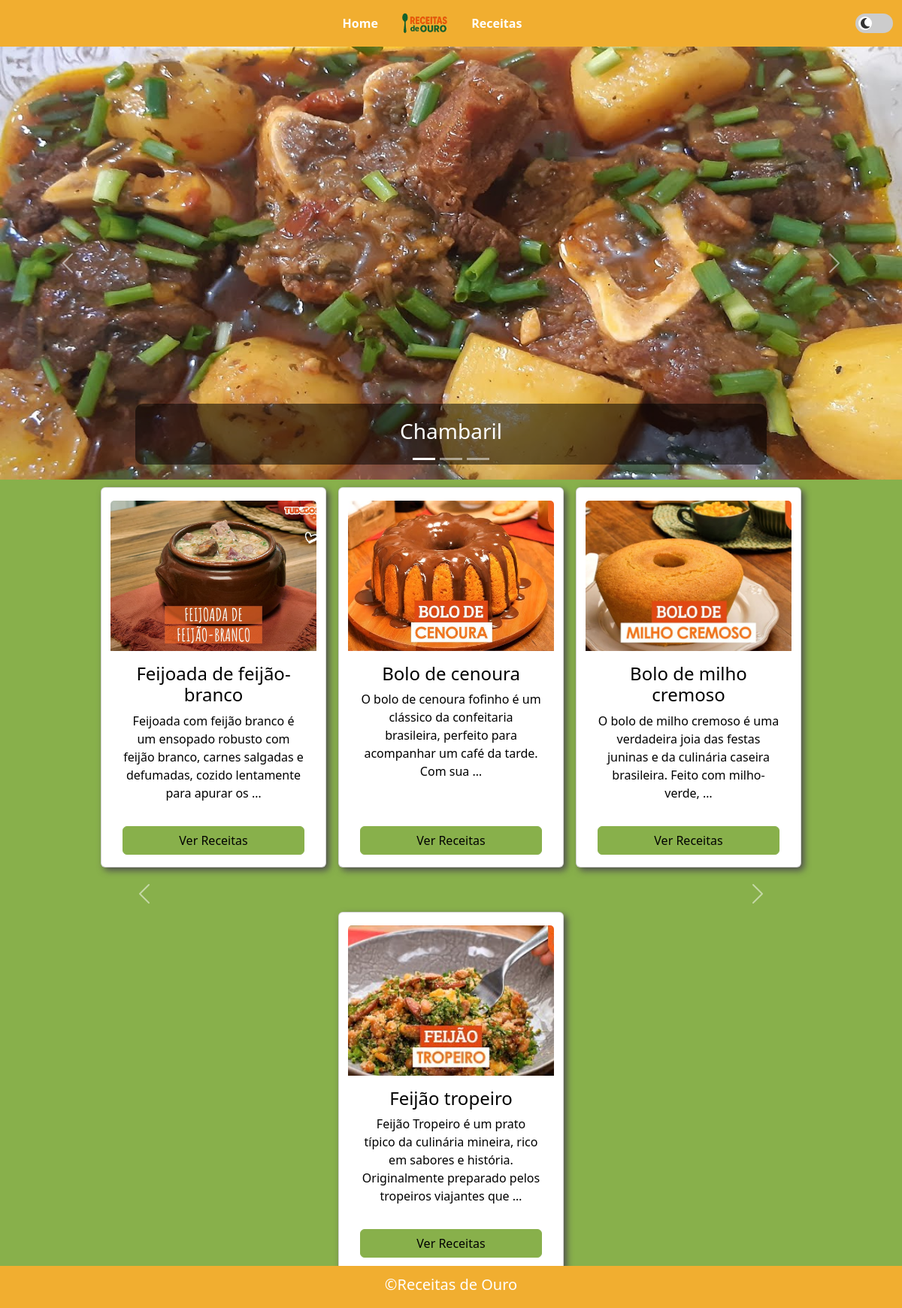
The page / on the database its author committed.
### home/models.py (models this page shows, shortened)
class Receitas(models.Model):
    titulo = models.CharField(max_length=50)
    descricao = models.TextField(max_length=300)
    ingredientes = models.TextField()
    preparo = models.TextField()
    imagem = models.ImageField(upload_to='recetas/', null = True, blank=True)
    video_url = models.URLField(null=True, blank=True, help_text="Insira a URL do videdo de preparo (Youtube, etc.)")

### home/views.py (the view)
# urls.py: 2. Add a URL to urlpatterns:  path('', views.home, name='home')
def home(request):
    receitas = Receitas.objects.all()
    return render(request, 'home/principal.html', {'receitas': receitas})

### templates/home/principal.html (shortened to what this page needs)
{% extends 'base.html' %}
{% load static %}
{% block content %}
<div id="demo" class="carousel slide" data-bs-ride="carousel">
    <div class="carousel-indicators">
        <button type="button" data-bs-target="#demo" data-bs-slide-to="0" class="active"></button>
        <button type="button" data-bs-target="#demo" data-bs-slide-to="1"></button>
        <button type="button" data-bs-target="#demo" data-bs-slide-to="2"></button>
    </div>
    <div class="carousel-inner">
        <div class="carousel-item active">
            <img src="{% static 'img/chambaril.jpg' %}" alt="Feijoada" class="d-block w-100 car-img">
            <div class="carousel-caption">
                <h3>Chambaril</h3>
            </div>
        </div>
    </div>
    <button class="carousel-control-prev" type="button" data-bs-target="#demo" data-bs-slide="prev">
        <span class="carousel-control-prev-icon"></span>
    </button>
    <button class="carousel-control-next" type="button" data-bs-target="#demo" data-bs-slide="next">
        <span class="carousel-control-next-icon"></span>
    </button>
</div>
<div id="carousel-receitas" class="carousel slide">
    <div class="carousel-inner">
      {% for receita in receitas %}
        {% if forloop.first or forloop.counter0|divisibleby:4 %}
        <div class="carousel-item {% if forloop.first %}active{% endif %}">
          <div class="row justify-content-center">
        {% endif %}
            <div class="card col-md-3 mx-2" style="width: 300px;">
              <img class="card-img-top" src="{{ receita.imagem.url }}" alt="{{ receita.titulo }}"
                style="height: 200px; object-fit: cover;">
              <div class="card-body">
                <h4 class="card-title">{{ receita.titulo }}</h4>
                <p class="card-text">{{ receita.descricao|truncatewords:20 }}</p>
                <a href="/receita/{{receita.id}}" class="btn btn-success">Ver Receitas</a>
              </div>
            </div>
        {% if forloop.counter|divisibleby:4 or forloop.last %}
          </div>
        </div>
        {% endif %}
      {% endfor %}
    </div>
    <button class="carousel-control-prev" type="button" data-bs-target="#carousel-receitas" data-bs-slide="prev">
      <span class="carousel-control-prev-icon"></span>
    </button>
    <button class="carousel-control-next" type="button" data-bs-target="#carousel-receitas" data-bs-slide="next">
      <span class="carousel-control-next-icon"></span>
    </button>
  </div>
{% endblock %}

### templates/base.html (shortened to what this page needs)
{% load static %}
<!DOCTYPE html>
<html lang="pt-br">
<head>
    <link rel="stylesheet" href="{% static '/css/style.css' %}">
    <link href="https://cdn.jsdelivr.net/npm/bootstrap@5.3.3/dist/css/bootstrap.min.css" rel="stylesheet">
    <link rel="stylesheet" href="https://cdnjs.cloudflare.com/ajax/libs/font-awesome/6.5.0/css/all.min.css">
</head>
<body>
    <header>
        <nav class="navbar navbar-expand-sm nav-top">
            <div class="container-fluid">
                <div class="collapse navbar-collapse" id="mynavbar">
                    <div class="d-flex align-items-center mx-auto gap-3">
                        <a class="nav-link" href="/">Home</a>
                        <img class="logo img-fluid" src="{% static 'img/logotipo.png'%}" alt="logotipo" width="70">
                        <a class="nav-link" href="#carousel-receitas">Receitas</a>
                    </div>
                    <label class="switch">
                        <span class="slider">
                            <i class="fas fa-moon" id="toggle-icon"></i>
                        </span>
                    </label>
                </div>
            </div>
        </nav>
    </header>
    <main>
        {% block content %}
        {% endblock %}
    </main>
    <footer class="fixed-bottom">
        <h5>&copyReceitas de Ouro</h5>
    </footer>
</body>
</html>

### home/static/css/style.css (style rules this page uses)
.switch { position: relative; display: inline-block; width: 50px; height: 26px; }
.slider { position: absolute; cursor: pointer; top: 0; left: 0; right: 0; bottom: 0; background-color: #ccc; border-radius: 34px; transition: background-color 0.4s ease; }
.slider i { position: absolute; left: 4px; top: 4px; width: 18px; height: 18px; line-height: 18px; text-align: center; font-size: 16px; color: #333; background-color: white; border-radius: 50%; transition: transform 0.4s ease, color 0.4s ease; pointer-events: none; }
body.light-mode { background-color: #88B04B; color: #000000; }
body.light-mode .nav-top, body.light-mode footer { background-color: #f1ae30; color: #000000; }
body.light-mode .card { background-color: #ffffff; color: #000000; }
body.light-mode .btn-success { background-color: #88B04B; border-color: #88B04B; color: black; }
body.light-mode footer { background-color: #f1ae30; border-top: 2px solid #f1ae30; color: white; }
.carousel-caption { background-color: rgba(0, 0, 0, 0.534) !important; border-radius: 10px !important; }
.car-img { max-height: 36em !important; }
.nav-link { color: white !important; padding: 0.7em !important; font-weight: bold !important; }
.nav-link { transition: transform 0.3s ease, filter 0.3s ease; }
.logo { transition: transform 0.3s ease, filter 0.3s ease; }
#carousel-receitas { margin-left: 10% !important; margin-right: 10% !important; justify-content: center !important; }
.card { margin: 1% 4% 5% !important; text-align: center !important; box-shadow: 4px 4px 10px rgb(80, 79, 79); height: 500px; display: flex; flex-direction: column; justify-content: space-between; }
.card-img-top { margin-top: 6%; height: 180px; object-fit: cover; }
.card-body { display: flex; flex-direction: column; justify-content: space-between; padding: 1em; text-align: center; flex-grow: 1; }
.card-title { margin-bottom: 0.5em; }
.card-text { margin-bottom: 2em; flex-grow: 1; }
.card-body .btn-success { align-self: center; width: 100%; }
footer { background-color: #f1ae30; border-top: 1px solid #f1ae30; display: flex !important; align-items: center !important; justify-content: center !important; padding: 0.7em !important; }

### rows shown on the page
Receitas: imagem (picture), titulo "Feijoada de feijão-branco", descricao "Feijoada com feijão branco é um ensopado robusto com feijão branco, carnes salgadas e defumadas, cozido lentamente para apurar os …"
Receitas: imagem (picture), titulo "Bolo de cenoura", descricao "O bolo de cenoura fofinho é um clássico da confeitaria brasileira, perfeito para acompanhar um café da tarde. Com sua …"
Receitas: imagem (picture), titulo "Bolo de milho cremoso", descricao "O bolo de milho cremoso é uma verdadeira joia das festas juninas e da culinária caseira brasileira. Feito com milho-verde, …"
Receitas: imagem (picture), titulo "Feijão tropeiro", descricao "Feijão Tropeiro é um prato típico da culinária mineira, rico em sabores e história. Originalmente preparado pelos tropeiros viajantes que …"
